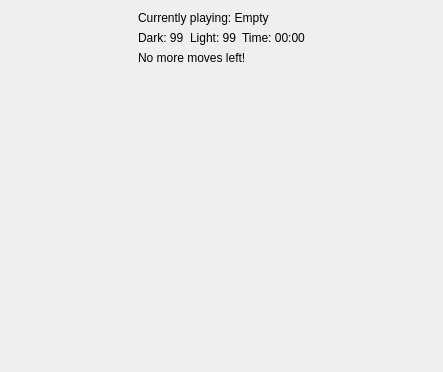
<?xml version="1.0" encoding="UTF-8"?>
<ui version="4.0">
 <class>Game</class>
 <widget class="QWidget" name="Game">
  <property name="geometry">
   <rect>
    <x>0</x>
    <y>0</y>
    <width>443</width>
    <height>372</height>
   </rect>
  </property>
  <property name="windowTitle">
   <string>Form</string>
  </property>
  <layout class="QGridLayout" name="gridLayout">
   <item row="4" column="1">
    <spacer name="verticalSpacer">
     <property name="orientation">
      <enum>Qt::Vertical</enum>
     </property>
     <property name="sizeHint" stdset="0">
      <size>
       <width>20</width>
       <height>40</height>
      </size>
     </property>
    </spacer>
   </item>
   <item row="2" column="2">
    <spacer name="horizontalSpacer_2">
     <property name="orientation">
      <enum>Qt::Horizontal</enum>
     </property>
     <property name="sizeHint" stdset="0">
      <size>
       <width>40</width>
       <height>20</height>
      </size>
     </property>
    </spacer>
   </item>
   <item row="0" column="1">
    <widget class="QLabel" name="playerIndicator">
     <property name="sizePolicy">
      <sizepolicy hsizetype="Preferred" vsizetype="Minimum">
       <horstretch>0</horstretch>
       <verstretch>0</verstretch>
      </sizepolicy>
     </property>
     <property name="text">
      <string>Currently playing: Empty</string>
     </property>
    </widget>
   </item>
   <item row="1" column="1">
    <layout class="QGridLayout" name="gameGrid">
     <property name="sizeConstraint">
      <enum>QLayout::SetDefaultConstraint</enum>
     </property>
     <property name="leftMargin">
      <number>0</number>
     </property>
    </layout>
   </item>
   <item row="2" column="0">
    <spacer name="horizontalSpacer">
     <property name="orientation">
      <enum>Qt::Horizontal</enum>
     </property>
     <property name="sizeHint" stdset="0">
      <size>
       <width>40</width>
       <height>20</height>
      </size>
     </property>
    </spacer>
   </item>
   <item row="2" column="1">
    <layout class="QGridLayout" name="gridLayout_2">
     <item row="0" column="0">
      <widget class="QLabel" name="darkCount">
       <property name="text">
        <string>Dark: 99</string>
       </property>
      </widget>
     </item>
     <item row="0" column="1">
      <widget class="QLabel" name="lightCount">
       <property name="text">
        <string>Light: 99</string>
       </property>
      </widget>
     </item>
     <item row="0" column="2">
      <widget class="QLabel" name="timeElapsed">
       <property name="text">
        <string>Time: 00:00</string>
       </property>
      </widget>
     </item>
     <item row="1" column="0" colspan="3">
      <widget class="QLabel" name="noMoreMovesTxt">
       <property name="text">
        <string>No more moves left!</string>
       </property>
      </widget>
     </item>
    </layout>
   </item>
  </layout>
 </widget>
 <resources/>
 <connections/>
</ui>
